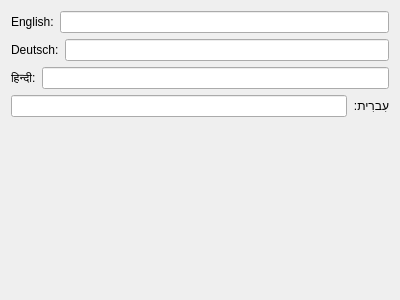
<?xml version="1.0" encoding="UTF-8"?>
<ui version="4.0">
 <class>CMainWindow</class>
 <widget class="QDialog" name="CMainWindow">
  <property name="geometry">
   <rect>
    <x>0</x>
    <y>0</y>
    <width>400</width>
    <height>300</height>
   </rect>
  </property>
  <property name="windowTitle">
   <string>Dialog</string>
  </property>
  <layout class="QVBoxLayout" name="verticalLayout">
   <item>
    <layout class="QHBoxLayout" name="horizontalLayout_4">
     <item>
      <widget class="QLabel" name="label">
       <property name="text">
        <string>English:</string>
       </property>
      </widget>
     </item>
     <item>
      <widget class="QLineEdit" name="lineEditEnglish"/>
     </item>
    </layout>
   </item>
   <item>
    <layout class="QHBoxLayout" name="horizontalLayout">
     <item>
      <widget class="QLabel" name="label_1">
       <property name="text">
        <string>Deutsch:</string>
       </property>
      </widget>
     </item>
     <item>
      <widget class="QLineEdit" name="lineEditGerman"/>
     </item>
    </layout>
   </item>
   <item>
    <layout class="QHBoxLayout" name="horizontalLayout_2">
     <item>
      <widget class="QLabel" name="label_2">
       <property name="text">
        <string>हिन्दी:</string>
       </property>
      </widget>
     </item>
     <item>
      <widget class="QLineEdit" name="lineEditHindi"/>
     </item>
    </layout>
   </item>
   <item>
    <layout class="QHBoxLayout" name="horizontalLayout_3">
     <item>
      <widget class="QLineEdit" name="lineEditHebrew"/>
     </item>
     <item>
      <widget class="QLabel" name="label_3">
       <property name="text">
        <string>עִברִית:</string>
       </property>
      </widget>
     </item>
    </layout>
   </item>
   <item>
    <spacer name="verticalSpacer">
     <property name="orientation">
      <enum>Qt::Vertical</enum>
     </property>
     <property name="sizeHint" stdset="0">
      <size>
       <width>20</width>
       <height>40</height>
      </size>
     </property>
    </spacer>
   </item>
  </layout>
 </widget>
 <resources/>
 <connections/>
</ui>
